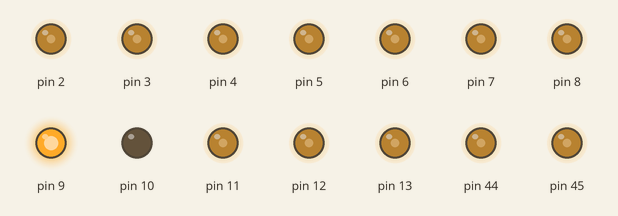
Bench run of a sketch on a simulated Arduino Mega 2560, built with avr-gcc and run on an emulated ATmega2560. Shown: output pins drawn as LEDs (lit = HIGH).

Above: at 0.1 s.
Timing chart, 0 to 1.6 s (numbered marks = the images above):
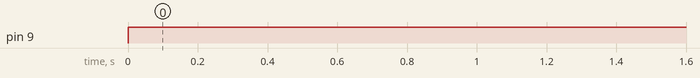

The sketch:

ModificarFrecPWM.ino
```cpp
/*
IBT-2 Motor Control Board driven by Arduino.

 Speed and direction controlled by a potentiometer attached to analog input 0.
 One side pin of the potentiometer (either one) to ground; the other side pin to +5V

 Connection to the IBT-2 board:
 IBT-2 pin 1 (RPWM) to Arduino pin 5(PWM)
 IBT-2 pin 2 (LPWM) to Arduino pin 6(PWM)
 IBT-2 pins 3 (R_EN), 4 (L_EN), 7 (VCC) to Arduino 5V pin
 IBT-2 pin 8 (GND) to Arduino GND
 IBT-2 pins 5 (R_IS) and 6 (L_IS) not connected
 */

int RPWM_Output = 5; // Arduino PWM output pin 5; connect to IBT-2 pin 1 (RPWM)
int LPWM_Output = 6; // Arduino PWM output pin 6; connect to IBT-2 pin 2 (LPWM)
  int prueba = 0;
void setup()
{
  Serial.begin(9600);
  // Modificacion de la frecuencia de PWM
//  TCCR5B = TCCR5B & 0b000 | 0x02;  // Frecuencia de la patilla 44,45,46  -- No modifica delay
//  TCCR4B = TCCR4B & 0b000 | 0x02;  // Frecuencia de la patilla 6,7,8  -- No modifica delay
//  TCCR3B = TCCR3B & 0b000 | 0x02;  // Frecuencia de la patilla 2,3,5  -- No modifica delay
  TCCR2B = TCCR2B & 0b000 | 0x02;  // Frecuencia de la patilla 9,10  -- No modifica delay    -- Rango de PWM = [0-255]
//  TCCR1B = TCCR1B & 0b000 | 0x02;  // Frecuencia de la patilla 11,12  -- No modifica delay
//  TCCR0B = TCCR0B & 0b000 | 0x02;  // Frecuencia de la patilla 4,13  -- Modifica delay  -- NO TOCAR!!!!!!!
  pinMode(2, OUTPUT);
  pinMode(3, OUTPUT);
  pinMode(4, OUTPUT);
  pinMode(5, OUTPUT);
  pinMode(6, OUTPUT);
  pinMode(7, OUTPUT);
  pinMode(8, OUTPUT);
  pinMode(9, OUTPUT);
  pinMode(10, OUTPUT);
  pinMode(11, OUTPUT);
  pinMode(12, OUTPUT);
  pinMode(13, OUTPUT);
  pinMode(44, OUTPUT);
  pinMode(45, OUTPUT);
  pinMode(46, OUTPUT);
  pinMode(51, OUTPUT);

  int reversePWM = 512;
  analogWrite(2, 100);
  analogWrite(3, 100);
  analogWrite(4, 100);
  analogWrite(5, 100);
  analogWrite(6, 100);
  analogWrite(7, 100);
  analogWrite(8, 100);
  analogWrite(9, 100);
  analogWrite(10, 100);
  analogWrite(11, 100);
  analogWrite(12, 100);
  analogWrite(13, 100);
  analogWrite(44, 100);
  analogWrite(45, 100);
  analogWrite(46, 100);


}

void loop()
{
  analogWrite(9, 255);
  analogWrite(10, 0);
  delay(100);
//  analogWrite(9, 0);
//  analogWrite(10, 511);
//  delay(100);
}
```

Measured:
- by itself, pin 9: LOW → HIGH at 0.00 s
